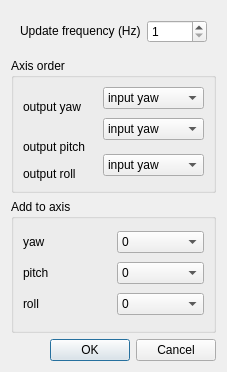
<?xml version="1.0" encoding="UTF-8"?>
<ui version="4.0">
 <class>UI_s2bot_dialog</class>
 <widget class="QWidget" name="UI_s2bot_dialog">
  <property name="windowModality">
   <enum>Qt::NonModal</enum>
  </property>
  <property name="geometry">
   <rect>
    <x>0</x>
    <y>0</y>
    <width>227</width>
    <height>372</height>
   </rect>
  </property>
  <property name="windowTitle">
   <string>Tracker settings</string>
  </property>
  <property name="windowIcon">
   <iconset>
    <normaloff>../gui/images/bluetrack.png</normaloff>../gui/images/bluetrack.png</iconset>
  </property>
  <layout class="QVBoxLayout" name="verticalLayout">
   <item>
    <widget class="QFrame" name="frame">
     <property name="sizePolicy">
      <sizepolicy hsizetype="Preferred" vsizetype="Maximum">
       <horstretch>0</horstretch>
       <verstretch>0</verstretch>
      </sizepolicy>
     </property>
     <property name="frameShape">
      <enum>QFrame::NoFrame</enum>
     </property>
     <property name="frameShadow">
      <enum>QFrame::Raised</enum>
     </property>
     <layout class="QHBoxLayout" name="horizontalLayout">
      <item>
       <widget class="QLabel" name="label_5">
        <property name="sizePolicy">
         <sizepolicy hsizetype="Maximum" vsizetype="Maximum">
          <horstretch>0</horstretch>
          <verstretch>0</verstretch>
         </sizepolicy>
        </property>
        <property name="text">
         <string>Update frequency (Hz)</string>
        </property>
       </widget>
      </item>
      <item>
       <widget class="QSpinBox" name="freq">
        <property name="minimum">
         <number>1</number>
        </property>
        <property name="maximum">
         <number>120</number>
        </property>
       </widget>
      </item>
     </layout>
    </widget>
   </item>
   <item>
    <widget class="QGroupBox" name="groupBox">
     <property name="title">
      <string>Axis order</string>
     </property>
     <layout class="QGridLayout" name="gridLayout">
      <item row="0" column="0" rowspan="2">
       <widget class="QLabel" name="label">
        <property name="text">
         <string>output yaw</string>
        </property>
       </widget>
      </item>
      <item row="0" column="1">
       <widget class="QComboBox" name="input_x">
        <item>
         <property name="text">
          <string>input yaw</string>
         </property>
        </item>
        <item>
         <property name="text">
          <string>input pitch</string>
         </property>
        </item>
        <item>
         <property name="text">
          <string>input roll</string>
         </property>
        </item>
         <item>
           <property name="text">
             <string>input bearing</string>
           </property>
         </item>
       </widget>
      </item>
      <item row="1" column="1" rowspan="2">
       <widget class="QComboBox" name="input_y">
        <item>
         <property name="text">
          <string>input yaw</string>
         </property>
        </item>
        <item>
         <property name="text">
          <string>input pitch</string>
         </property>
        </item>
        <item>
         <property name="text">
          <string>input roll</string>
         </property>
        </item>
         <item>
           <property name="text">
             <string>input bearing</string>
           </property>
         </item>
       </widget>
      </item>
      <item row="2" column="0" rowspan="2">
       <widget class="QLabel" name="label_2">
        <property name="text">
         <string>output pitch</string>
        </property>
       </widget>
      </item>
      <item row="3" column="1" rowspan="2">
       <widget class="QComboBox" name="input_z">
        <item>
         <property name="text">
          <string>input yaw</string>
         </property>
        </item>
        <item>
         <property name="text">
          <string>input pitch</string>
         </property>
        </item>
        <item>
         <property name="text">
          <string>input roll</string>
         </property>
        </item>
         <item>
           <property name="text">
             <string>input bearing</string>
           </property>
         </item>
       </widget>
      </item>
      <item row="4" column="0">
       <widget class="QLabel" name="label_3">
        <property name="text">
         <string>output roll</string>
        </property>
       </widget>
      </item>
     </layout>
    </widget>
   </item>
   <item>
    <widget class="QGroupBox" name="groupBox_2">
     <property name="title">
      <string>Add to axis</string>
     </property>
     <layout class="QGridLayout" name="gridLayout_2">
      <item row="0" column="0">
       <widget class="QLabel" name="label_4">
        <property name="text">
         <string>yaw</string>
        </property>
       </widget>
      </item>
      <item row="0" column="1">
       <widget class="QComboBox" name="add_yaw">
        <item>
         <property name="text">
          <string>0</string>
         </property>
        </item>
        <item>
         <property name="text">
          <string>+90</string>
         </property>
        </item>
        <item>
         <property name="text">
          <string>-90</string>
         </property>
        </item>
        <item>
         <property name="text">
          <string>+180</string>
         </property>
        </item>
        <item>
         <property name="text">
          <string>-180</string>
         </property>
        </item>
       </widget>
      </item>
      <item row="1" column="0">
       <widget class="QLabel" name="label_6">
        <property name="text">
         <string>pitch</string>
        </property>
       </widget>
      </item>
      <item row="2" column="0">
       <widget class="QLabel" name="label_9">
        <property name="text">
         <string>roll</string>
        </property>
       </widget>
      </item>
      <item row="1" column="1">
       <widget class="QComboBox" name="add_pitch">
        <item>
         <property name="text">
          <string>0</string>
         </property>
        </item>
        <item>
         <property name="text">
          <string>+90</string>
         </property>
        </item>
        <item>
         <property name="text">
          <string>-90</string>
         </property>
        </item>
        <item>
         <property name="text">
          <string>+180</string>
         </property>
        </item>
        <item>
         <property name="text">
          <string>-180</string>
         </property>
        </item>
       </widget>
      </item>
      <item row="2" column="1">
       <widget class="QComboBox" name="add_roll">
        <item>
         <property name="text">
          <string>0</string>
         </property>
        </item>
        <item>
         <property name="text">
          <string>+90</string>
         </property>
        </item>
        <item>
         <property name="text">
          <string>-90</string>
         </property>
        </item>
        <item>
         <property name="text">
          <string>+180</string>
         </property>
        </item>
        <item>
         <property name="text">
          <string>-180</string>
         </property>
        </item>
       </widget>
      </item>
     </layout>
    </widget>
   </item>
   <item>
    <widget class="QDialogButtonBox" name="buttonBox">
     <property name="standardButtons">
      <set>QDialogButtonBox::Cancel|QDialogButtonBox::Ok</set>
     </property>
    </widget>
   </item>
  </layout>
 </widget>
 <resources/>
 <connections/>
 <slots>
  <slot>startEngineClicked()</slot>
  <slot>stopEngineClicked()</slot>
  <slot>cameraSettingsClicked()</slot>
 </slots>
</ui>
